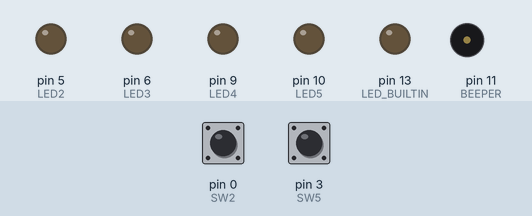
Recording of a sketch running on a simulated Arduino Uno, built with avr-gcc and run on an emulated ATmega328P. Shown: output pins drawn as LEDs (lit = HIGH), buzzer (waves = sounding). Inputs (shaded band) come from the test bench; at power-on: pin 0 (SW2) HIGH, pin 3 (SW5) HIGH.

Above: at 1.2 s.
1.3 s: pin 0 (SW2) pulled LOW for 1 s
At 2.9 s:
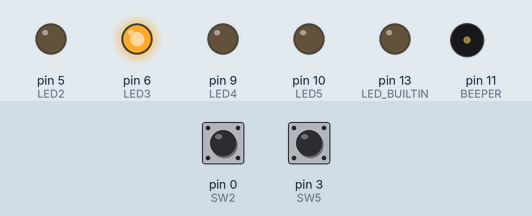
3.8 s: pin 0 (SW2) pulled LOW for 3.2 s
At 4.2 s:
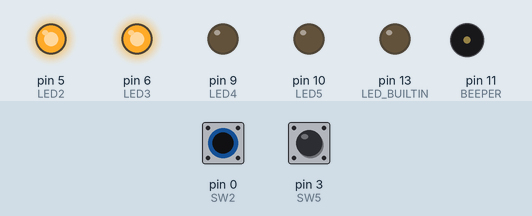
8.5 s: pin 3 (SW5) pulled LOW for 0.15 s
At 9.8 s:
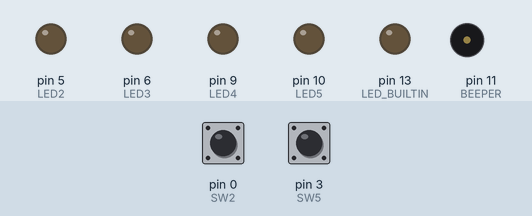
Timing chart, 0 to 11.5 s (numbered marks = the images above; inputs shaded):
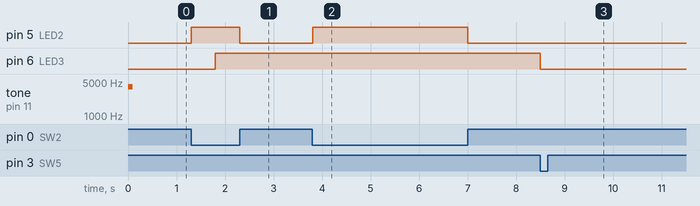

The sketch:

ARPS-Intro-2-Variables.ino
```cpp
/*
Project:  ARPS-Intro-2-Variables
Activity: mirobo.tech/arps-intro-2
Updated:  February 4, 2025

This introductory programming activity for the mirobo.tech ARPS circuit
demonstrates the use of a variable to count button presses and constant
comparisons within conditions to trigger an action when a limit is reached.

Additional program analysis and programming activities demonstrate the use of
Boolean (or bool) variables to store state during successive program loops,
the creation of a two-player rapid-clicker game, simulation of real-world
toggle and multi-function buttons, and encourage learners to create program
code to measure and mitigate switch contact bounce.

See the https://mirobo.tech/arps website for additional ARPS
resources, programming activities, and starter programs.
*/

// ARPS Educational Starter I/O devices
const int SW2 = 0;      // Pushbuttons SW2 and SW3 are supported on Arduino
const int SW3 = 1;      // UNO R4 Minima and Arduino UNO R4 WiFi
const int SW4 = 2;      // Pushbuttons SW4 and SW5 work on all Arduino UNO R3
const int SW5 = 3;      // and Arduino UNO R4 circuit boards

const int LED2 = 5;     // ARPS LEDs
const int LED3 = 6;
const int LED4 = 9;
const int LED5 = 10;

const int BEEPER = 11;  // ARPS Piezo beeper LS1

// Pre-defined Arduino UNO LED
// LED_BUILTIN (D13)    // On-board LED (shared with H2 and SONAR TRIG)

// Define program constants
const int maxCount = 50;

// Define program variables
int SW2State;
int SW3State;
int SW4State;
int SW5State;

int SW2Count = 0;
bool SW2Pressed = false;

// Setup code runs once to configure I/O pins before running the main loop
void setup() {
  pinMode(SW2,INPUT_PULLUP);
  pinMode(SW3,INPUT_PULLUP);
  pinMode(SW4,INPUT_PULLUP);
  pinMode(SW5,INPUT_PULLUP);
  pinMode(LED2,OUTPUT);
  pinMode(LED3,OUTPUT);
  pinMode(LED4,OUTPUT);
  pinMode(LED5,OUTPUT);
  pinMode(BEEPER,OUTPUT);
  pinMode(LED_BUILTIN,OUTPUT);
  tone(BEEPER,4000,100);  // Say hello!
}

// Main loop code repeats forever
void loop() {
  SW2State = digitalRead(SW2);    // Change to SW4 for Arduino UNO R3
  SW5State = digitalRead(SW5);

  // Count SW2 button presses
  if(SW2State == LOW) {
    digitalWrite(LED2,HIGH);
    SW2Count = SW2Count + 1;
  }
  else {
    digitalWrite(LED2,LOW);
  }

  // Light LED D3 when the maximum count has been reached
  if(SW2Count >= maxCount) {
    digitalWrite(LED3,HIGH);
  }

  // Turn off LED D3 and reset count if SW5 is pressed
  if(SW5State == LOW) {
    digitalWrite(LED3,LOW);
    SW2Count = 0;
  }

  delay(10);  // Added delay helps simulators run this program
}

/*  Learn More -- Program Analysis Activities

1.  The 'SW2Count' variable is defined as a 16-bit memory location within the
    microcontroller's RAM by the program declaration: 'int SW2Count = 0;'

    What range of numbers can a 16-bit int variable store? What will happen
    if you try to store a number larger than the upper limit of an 'int' in
    the SW2Count variable?

2.  The program statement 'const int maxCount = 50;' defines a program constant
    using the same type of declaration used to define the I/O pins. How does
    the Arduino IDE know that 'SW2' is a hardware I/O pin, and that 'maxCount'
    is a number? Is there any difference between the two declarations that
    would indicate the two declarations represents different things?

3.  The maxCount constant is used by the statement 'if(SW2Count >= maxCount)'
    to check if the maximum count has been reached. Defining a constant first
    and then using the constant in the program seems like extra work when the
    statement could simply have been written as 'if(SW2Count >= 50)' instead.

    Can you think of any advantages of defining a constant first, and then
    using that definition in the program, instead of just embedding the value
    of the desired constant into the program code? List at least two.

4.  This program should light LED D2 every time SW2 is pressed, and light
    LED D3 once the count reaches 50. Try the program, mentally counting how
    many times you have pressed SW2 before LED D3 turns on. Pressing SW5
    will reset the count so you can perform repeated attempts.

    Did your count reach 50? Can you describe what the program is doing?
    (Hint: Compare what happens when you press and quickly release the
    button, with what happens when you press and slowly release the button.)

5.  Let's add some debugging code after the second conditional block to help
    us figure out exactly what this program is doing. We can add a new 'if'
    structure to the program to override the LED D3 output if the SW2Count
    variable goes way out of range – let's make it a value that is 10 times
    larger than the count we are expecting. Add the new block of code
    directly below the first SW2Count comparison. Here is what your code
    should look like with the existing 'if' condition plus the new 'if'
    condition added:

  // Light LED D3 when the maximum count has been reached
  if(SW2Count >= maxCount) {
    digitalWrite(LED3,HIGH);
  }
  // Turn off LED D3 if the real count is huge.
  if(SW2Count >= maxCount * 10) {
    digitalWrite(LED3,LOW);
  }

    Now, press and hold pushbutton SW2 for at least 10 seconds while watching
    LED D3. When the value of SW2Count becomes higher than maxCount, LED D3
    should stay lit until it reaches ten times maxCount, and if SW2Count
    exceeds ten times maxCount, LED D3 will turn off. Does the count go that
    high? If it does, can you explain how that could possibly happen while
    SW2 is only being pressed once?

6.  One of the fundamental challenges that needs to be planned for when
    programming microcontrollers is that the statements in the loop()
    function run repeatedly (and often very fast). This results in the state
    of any inputs (such as pushbutton SW2 for example) being checked again
    and again, every time the main loop re-runs. As a result, the counter
    variable meant to cound SW2 presses increments for every loop during
    which SW2 remains pressed -- instead of actually counting the number of
    times SW2 has been pressed. Since microcontrollers are very fast, the
    counted value can add up very quickly!

    To solve this problem, the program needs to be written to respond to a
    a change of button state from one loop to the next, instead of simply
    responding to the button state every loop as it does now. Doing this
    requires the use of a new variable to store the button state over time.
    The simplest type of variable that is ideally suited for this a Boolean
    (or, bool) variable, designed to store one of two binary values -- in
    this case the values 'false' and 'true'.

    Below is a re-written program function using the pre-defined SW2Pressed
    Boolean variable which was pre-defined in the original program's header.
    Replace the first SW2 'if-else' conditional structure with the following
    two new 'if' condition structures:

  // Count SW2 button presses
  if(SW2State == LOW && SW2Pressed == false) {
    digitalWrite(LED2,HIGH);
    SW2Pressed = true;
    SW2Count += 1;
  }

  if(SW2State == HIGH) {
    digitalWrite(LED2,LOW);
    SW2Pressed = false;
  }

    The first 'if' condition now logically ANDs both the current button
    state and the SW2Pressed Boolean variable representing the SW2 button's
    past state. In this case, the button's past pressed state must be false
    when the button is pressed in order to count as a new button press. When
    both conditions are met, the SW2Pressed Boolean variable will be set to
    'true' and the SW2Count variable will be incremented using the compound
    operator in the statement 'SW2Count += 1;' (this produces the same result
    as the original SW2Count = SW2Count + 1; statement, while using shorter
    code).

    Notice that even if SW2State is low the next time through the loop, the
    SW2Pressed variable will be true, preventing the same button press from
    being counted again. A second if condition, detecting the release of
    pushbutton SW2, is required to reset the SW2Pressed Boolean variable to
    'false' so that the next legitimate press can be detected.

    Try these new code blocks in your program to verify that each individual
    button press is properly counted.

7.  The conditional statement in the first if condition can also be written:

  if(SW2State == LOW && !SW2Pressed) {

    The expression '!SW2Pressed' is read as 'not SW2Pressed', and is equivalent
    to SW2Pressed being false (or *not  true). Similarly, using a Boolean
    variable's name by itself in a conditional statement (eg. SW2Pressed)
    would be equivalent to checking it for being true. Try replacing the first
    if condition in your program with this expression and verify that it works
    as expected.

8.  A constant declaration, like the ones used at the top of the program to
    assign I/O pins and set to set maxCount, can also be used to represent a
    pushbutton's state. Doing this can make the program code more readable.

    Add the following constant definitions to the 'Define program constants'
    section of the program header:

const int pressed = LOW;
const int notPressed = HIGH;

    Now, instead of comparing the pushbutton state to 'LOW' or 'HIGH', the
    button state can be compared to these newly-named definitions. Try this
    code in your program, and then modify the SW3 reset button code to use
    the same 'pressed' and 'notPressed' definitions.

  // Count SW2 button presses
  if(SW2State == pressed && !SW2Pressed) {
    digitalWrite(LED2,HIGH);
    SW2Pressed = true;
    SW2Count += 1;
  }

  if(SW2State == notPressed) {
    digitalWrite(LED2,LOW);
    SW2Pressed = false;
  }

9.  Can you create similar constants for the terms 'on' and 'off' so that
    the LEDs in your circuit can be controlled using statements like
    'digitalWrite(LED2,on);' instead of 'digitalWrite(LED2,HIGH);'? Try it!

Programming Activities

1.  Create a two-player rapid-clicker style game using this program as a
    starting point. The only purpose of the game will be to see which user
    can press a button the fastest, and who will be first to reach the
    maximum count!

    Begin by planning which button the second player will use to play, as
    well as which LEDs to light as they play. Then, duplicate the existing
    variables in the program to make a similar set of variables for the
    second player. (If, for example, the second player will use SW5 to play,
    duplicate players one's SW2Count and SW2Pressed variables to create
    similar SW5count and SW5pressed variables.)

    Next, duplicate the if condition structures in the program loop and
    modify them so that they use the variables createdd for the second
    player.

    Decide which LEDs will represent each player, and choose a button to
    clear the players' counts, reset the LEDs and restart the game.

2.  Use your new knowledge of Boolean variables and logical conditions to
    create a program that simulates the operation of a toggle button. Each
    new press of the toggle button must 'toggle' an LED to its opposite state.
    (Toggle buttons are commonly used as push-on, push-off power buttons in
    digital devices, like the button to turn your computer monitor on and off.)

    Pressing and holding the toggle button should only cause the LED to
    switch states, or toggle, once instead of rapidly cycling on and off
    continuously. Test your button's action for reliability.

3.  A multi-function button can be used to initiate one action when pressed,
    and a second or alternate action when it is held. One way to implement a
    multi-function button is by using a variable that counts loop cycles --
    exactly as this original program did unitentionally!

    Make a program implementing a multifunction button that lights one LED
    as soon as a button is pressed, lights a second LED if the button is held
    for more that one second, and turns off both LEDs after the button is
    released.

4.  Do your pushbuttons bounce? Switch bounce is the term used to describe
    switch contacts repeatedly closing and opening before settling in their
    final (usually closed) state. Switch bounce in a room's light switch
    would not be a big concern, because it happens so fast that we would
    not notice the lights briefly flashing before staying on. But, switch
    bounce could be an issue in a software toggle button program because
    the fast operating speed of a microcontroller it see each contact
    bounce as a new, separate event. This would result in unpredictable
    actions, and performing multiple actions in response to a single button
    press.

    To see if your circuit's pushbuttons have switch bounce, create a
    program that counts the number of times a pushbutton's contacts close,
    and then display the count on the LEDs. Comment-out the delay(10);
    statement in the main loop to ensure that short bounce events won't be
    missed. Use a second pushbutton to both reset the count, and to turn off
    the LEDs, so that the test can be repeated. To determine if your
    pushbuttons bounce, try pressing them at various speeds and using
    different amounts of force. Most of the small pushbuttons used in circuits
    such as ARPS are very reliable and won't bounce, or might occasionally
    bounce just once. Try each of the pushbuttons on your circuit to check if
    any of them exhibit switch bounce.

5.  Did any of your pushbuttons bounce? Typical switch bounces appear as
    multiple switch activations within 20-30ms after switch activation.
    Can you think of a simple software technique that could easily be
    implemented to ignore multiple switch activations within a 20ms span?

    External switches can be connected to the ARPS header pins or optical
    floor module I/O pins to check for bounce as well. Try to find a switch
    that exhibits switch bounce and then add your de-bouncing code to the
    bounce counting program you created for the previous assignemnt, above,
    to verify the effectiveness of your de-bouncing code.
*/
```

Measured:
- after the input at 1.3 s, pin 5 (LED2): LOW → HIGH at once, → LOW 1.0 s later; pin 6 (LED3): LOW → HIGH after 0.49 s
- after the input at 3.8 s, pin 5 (LED2): LOW → HIGH at once, → LOW 3.2 s later
- after the input at 8.5 s, pin 6 (LED3): HIGH → LOW at once
